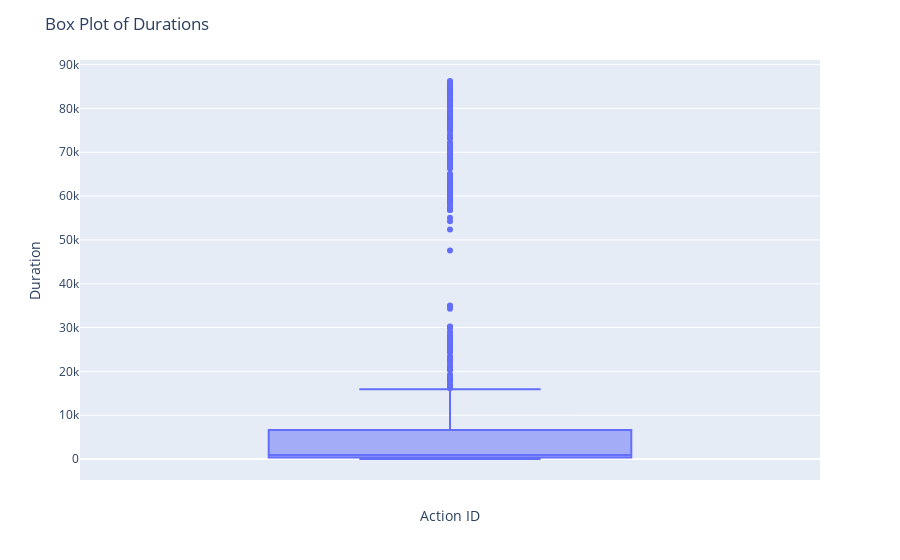

Notebook code cell kept with this figure:
### Code cell
df = pd.DataFrame({'Duration': res})
fig = px.box(df, y='Duration')
fig.update_layout(
    title='Box Plot of Durations',
    xaxis_title='Action ID',
    yaxis_title='Duration'
)
fig.show()

### Figure 1 — Plotly figure (JSON) as saved in the notebook; plotly's stock layout.template omitted (floating-point values rounded to 4 significant figures; data arrays with more than 128 entries replaced by an {"elided": "..."} marker saying what was removed)
{"data": [{"alignmentgroup": "True", "hovertemplate": "Duration=%{y}<extra></extra>", "legendgroup": "", "marker": {"color": "#636efa"}, "name": "", "notched": false, "offsetgroup": "", "orientation": "v", "showlegend": false, "type": "box", "x0": " ", "xaxis": "x", "y": {"elided": "1197 int values"}, "y0": " ", "yaxis": "y"}], "layout": {"autosize": true, "boxmode": "group", "legend": {"tracegroupgap": 0}, "margin": {"t": 60}, "title": {"text": "Box Plot of Durations"}, "xaxis": {"anchor": "y", "autorange": true, "domain": [0, 1], "range": [-0.5, 0.5], "title": {"text": "Action ID"}, "type": "category"}, "yaxis": {"anchor": "x", "autorange": true, "domain": [0, 1], "range": [-4784.0, 91050.0], "title": {"text": "Duration"}, "type": "linear"}}}
